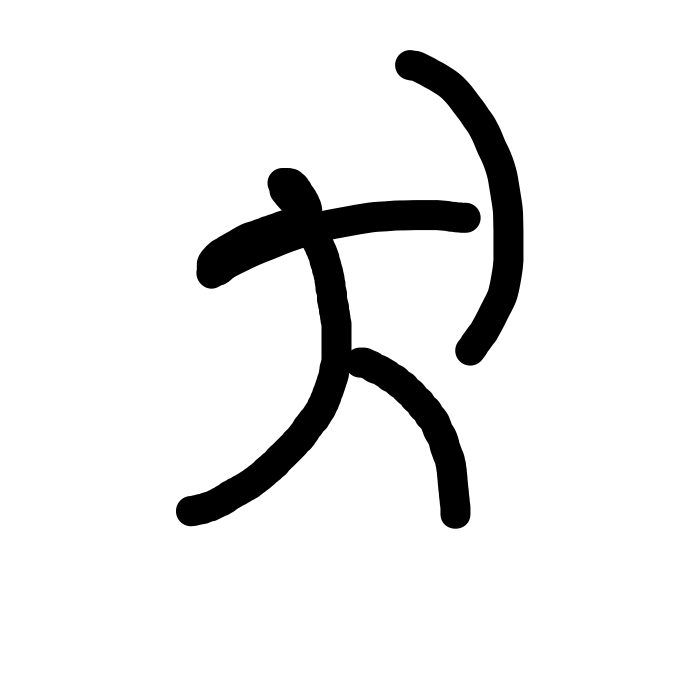
%> input picture data/archery/archery-template.jpg, 700 x 700 px
$ octave demo_3.m   (GNU Octave 9; MATLAB toolbox functions it lacks are replaced by stand-ins)
%> lines starting %> are read from the running program, lines starting %| are printed output that depends on the picture; in (x1, y1, x2, y2) boxes, pixels count from 0 and x2, y2 are one past the last pixel; in counts of white or black regions, pixels touching at a corner belong together; the program's own positions count from 1


%%%
%%%Define flags and parameters:
%%%
display_flag=1;
affine_start_flag=1;
polarity_flag=1;
nsamp=100;
eps_dum=0.25;
ndum_frac=0.25;
mean_dist_global=[];
ori_weight=0.1;
nbins_theta=12;
nbins_r=5;
r_inner=1/8;
r_outer=2;
tan_eps=1.0;
n_iter=6;
beta_init=1;
r=1; % annealing rate
w=4;
sf=2.5;

%cmap=flipud(gray);
cmap=gray;
%%%
%%% image loading
%%%

test1 = imread('./data/archery/archery-template.jpg');
%> test1 is the input picture: size 700x700x3 uint8; min 0, max 255, mean 234.4
test2 = imread('./data/archery/archery-07.jpg');
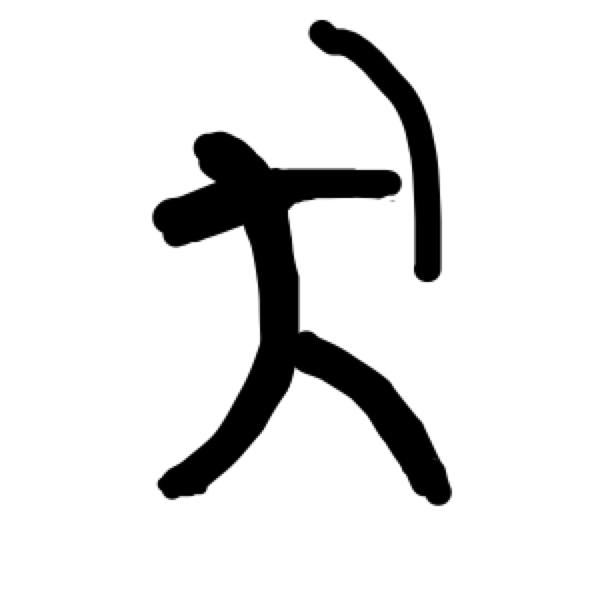
%> input picture data/archery/archery-07.jpg, 600 x 600 px
%> test2 is the input picture: size 600x600x3 uint8; min 0, max 255, mean 226.2

test1_g = rgb2gray(test1);
test2_g = rgb2gray(test2);

test1_g = double(test1_g);
%> test1_g: size 700x700 double
test2_g = double(test2_g);
%> test2_g: size 600x600 double

test1_g_n = mat2gray(test1_g,[0,1]);
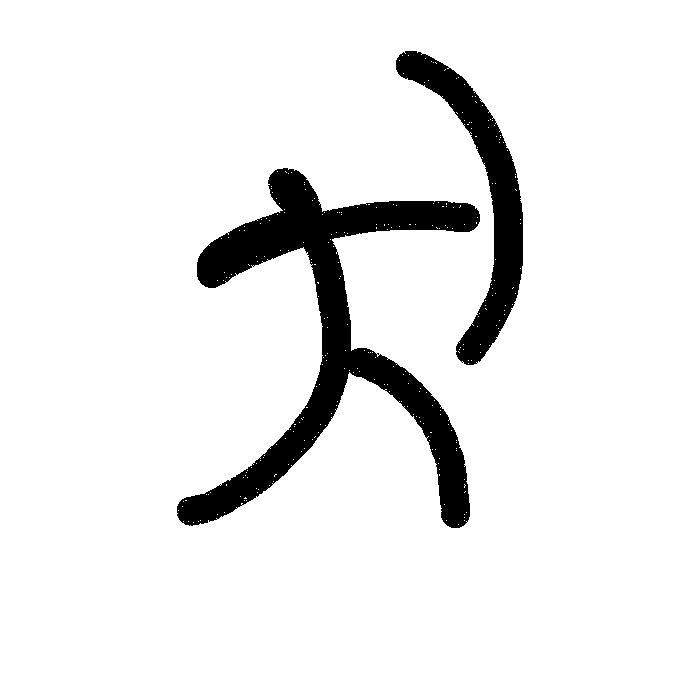
%> test1_g_n: size 700x700 double; values 0 (black) and 1 (white), 92.3% white; 2 black regions, box (x1, y1, x2, y2) and area: (177, 168, 480, 528) 27468, (396, 51, 523, 365) 10181
test2_g_n = mat2gray(test2_g,[0,1]);
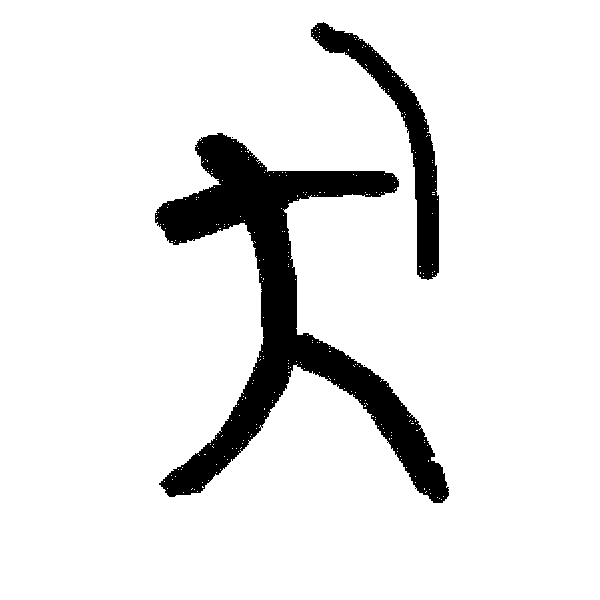
%> test2_g_n: size 600x600 double; values 0 (black) and 1 (white), 90.4% white; 4 black regions (2 under 20 px), largest, box (x1, y1, x2, y2) and area: (155, 133, 449, 503) 28202, (311, 22, 439, 280) 6355

%test1_g_n = 1 - test1_g_n;
%test2_g_n = 1 - test2_g_n;

V1 = imresize(test1_g_n, [28,28]);
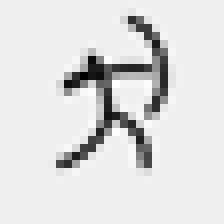
%> V1: size 28x28 double (shown 8 times larger); min -0.0627, max 1.07, mean 0.923; drawn with min black and max white
V2 = imresize(test2_g_n, [28,28]);
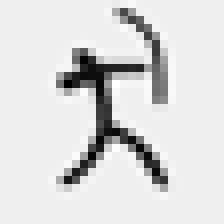
%> V2: size 28x28 double (shown 8 times larger); min -0.0936, max 1.07, mean 0.904; drawn with min black and max white


[N1,N2]=size(V1);
%> N1 = 28; N2 = 28

if display_flag
   figure(1)
   subplot(2,2,1)
   imagesc(V1);axis('image')
%   title(int2str(mm))
   subplot(2,2,2)
   imagesc(V2);axis('image')
%   title(int2str(nn))
   colormap(cmap)
   drawnow
end

%%%
%%% edge detection
%%%
%> (the run ends here)
